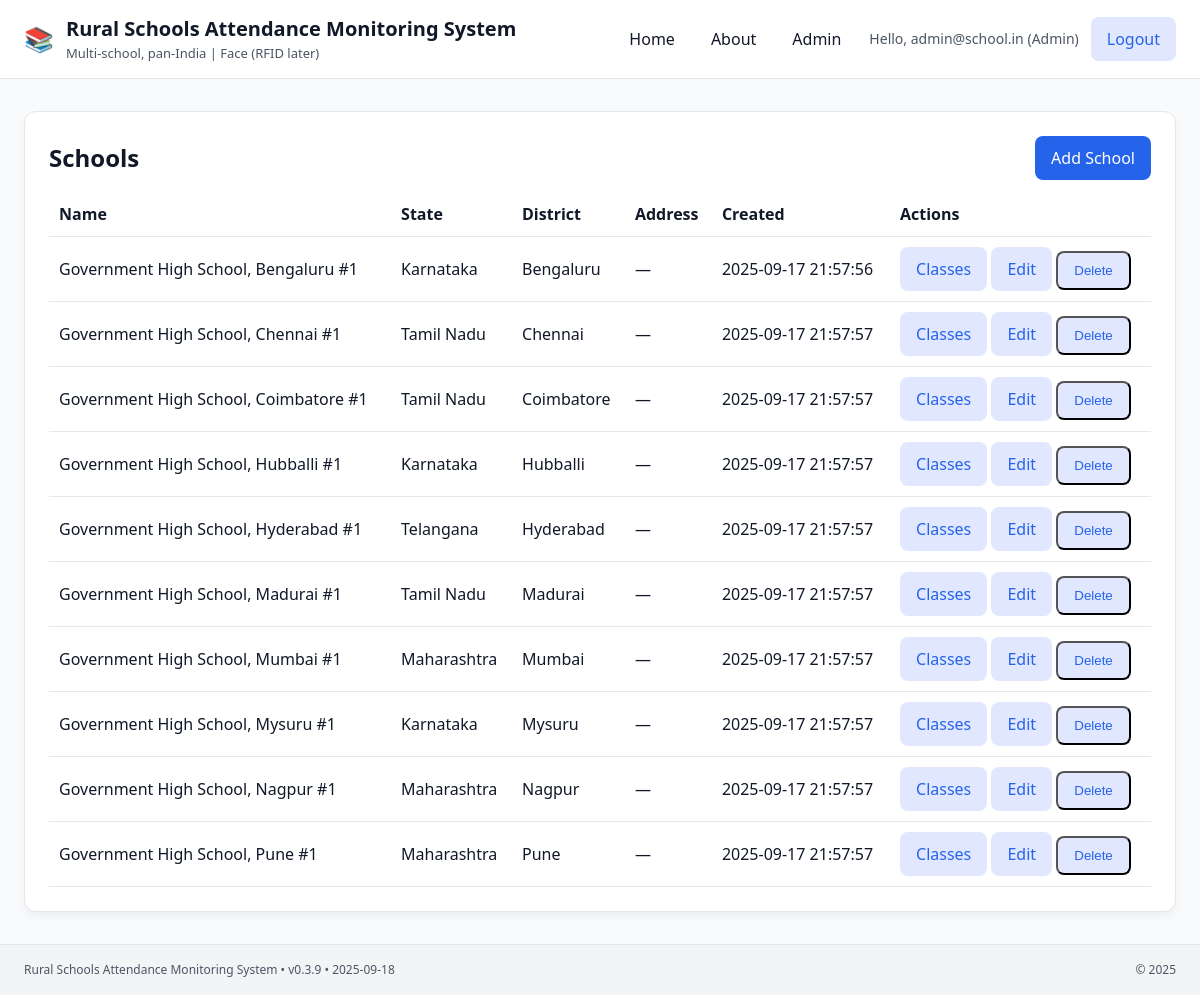
The page /admin/schools (signed in) on the database its author committed.
### tables this page shows
CREATE TABLE schools (
  id INTEGER PRIMARY KEY AUTOINCREMENT,
  name TEXT NOT NULL UNIQUE,
  address TEXT,
  state TEXT,
  district TEXT,
  is_active INTEGER NOT NULL DEFAULT 1,
  created_at DATETIME DEFAULT (datetime('now'))
);

### app.py (the view)
@app.route("/admin/schools")
@login_required
@role_required("Admin")
def admin_schools_list():
    rows = list_schools()
    return render_template("admin_schools_list.html", schools=rows)

### app.py (called while the page is built)
def current_user():
    return session.get("user")

def login_required(f):
    @wraps(f)
    def wrapper(*args, **kwargs):
        if not current_user():
            flash("Please sign in to continue.", "info")
            return redirect(url_for("login"))
        return f(*args, **kwargs)
    return wrapper

def role_required(*roles):
    def decorator(f):
        @wraps(f)
        def wrapper(*args, **kwargs):
            user = current_user()
            if not user:
                flash("Please sign in to continue.", "info")
                return redirect(url_for("login"))
            if user["role"] not in roles:
                abort(403)
            return f(*args, **kwargs)
        return wrapper
    return decorator

@app.context_processor
def inject_globals():
    return dict(
        APP_NAME=APP_NAME,
        APP_VERSION=APP_VERSION,
        APP_DATE=APP_DATE,
        current_user=current_user(),
    )

### db.py (called while the page is built)
def get_conn():
    conn = sqlite3.connect(DB_PATH)
    conn.row_factory = sqlite3.Row
    return conn

def list_schools():
    with get_conn() as conn:
        cur = conn.execute("""
            SELECT id, name, address, state, district, is_active, created_at
            FROM schools
            WHERE is_active = 1
            ORDER BY name COLLATE NOCASE
        """)
        return cur.fetchall()

### templates/admin_schools_list.html
{% extends "base.html" %}
{% block content %}
<section class="card">
  <div style="display:flex;justify-content:space-between;align-items:center">
    <h2 style="margin:0">Schools</h2>
    <a class="btn btn-primary" href="{{ url_for('admin_schools_new') }}">Add School</a>
  </div>
  {% if schools %}
    <div style="overflow:auto;margin-top:12px">
      <table style="width:100%;border-collapse:collapse">
        <thead>
          <tr style="text-align:left;border-bottom:1px solid var(--border)">
            <th style="padding:10px">Name</th>
            <th style="padding:10px">State</th>
            <th style="padding:10px">District</th>
            <th style="padding:10px">Address</th>
            <th style="padding:10px">Created</th>
            <th style="padding:10px">Actions</th>
          </tr>
        </thead>
        <tbody>
          {% for s in schools %}
          <tr style="border-bottom:1px solid var(--border)">
            <td style="padding:10px">{{ s.name }}</td>
            <td style="padding:10px">{{ s.state or '—' }}</td>
            <td style="padding:10px">{{ s.district or '—' }}</td>
            <td style="padding:10px">{{ s.address or '—' }}</td>
            <td style="padding:10px">{{ s.created_at }}</td>
            <td style="padding:10px;white-space:nowrap">
              <a class="btn btn-ghost" href="{{ url_for('admin_classes_list', school_id=s.id) }}">Classes</a>
              <a class="btn btn-ghost" href="{{ url_for('admin_schools_edit', school_id=s.id) }}">Edit</a>
              <form method="post" action="{{ url_for('admin_schools_delete', school_id=s.id) }}"
                    style="display:inline" onsubmit="return confirm('Delete this school?');">
                <button class="btn btn-ghost" type="submit">Delete</button>
              </form>
            </td>
          </tr>
          {% endfor %}
        </tbody>
      </table>
    </div>
  {% else %}
    <p style="margin-top:12px;color:var(--muted)">No schools yet. Click “Add School”.</p>
  {% endif %}
</section>
{% endblock %}

### templates/base.html (shortened to what this page needs)
<!doctype html>
<html lang="en">
<head>
</head>
<body>
  <header>
    <div class="header-inner">
      <div class="brand">
        <div class="logo" aria-hidden="true">📚</div>
        <div>
          <h1 class="app-title">Rural Schools Attendance Monitoring System</h1>
          <p class="app-subtitle">Multi-school, pan-India | Face (RFID later)</p>
        </div>
      </div>
      <nav>
        <a href="{{ url_for('index') }}">Home</a>
        <a href="#about">About</a>
        {% if current_user %}
          {% if current_user.role == "Admin" %}
            <a href="{{ url_for('dashboard_admin') }}">Admin</a>
          {% elif current_user.role == "Teacher" %}
            <a href="{{ url_for('dashboard_teacher') }}">Teacher</a>
          {% else %}
            <a href="{{ url_for('dashboard_student') }}">Student</a>
          {% endif %}
        <span style="margin-left:4px; color:var(--muted); font-size:14px">
          Hello, {{ current_user.login_id }} ({{ current_user.role }})
        </span>
        <a class="btn btn-ghost" href="{{ url_for('logout') }}">Logout</a>
        {% else %}
          <a class="btn btn-primary" href="{{ url_for('login') }}">Login</a>
        {% endif %}
      </nav>
    </div>
  </header>
  <main class="container">
    {% block content %}{% endblock %}
  </main>
  <footer>
    <div class="footer-inner">
      <span>{{ APP_NAME }} • {{ APP_VERSION }} • {{ APP_DATE }}</span>
      <span>© 2025</span>
    </div>
  </footer>
</body>
</html>

### templates/base.html (style rules this page uses)
:root { --bg:#f9fafb; --text:#111827; --muted:#4b5563; --brand:#2563eb; --brand-ghost:#e0e7ff; --card:#ffffff; --border:#e5e7eb; --header:#ffffff; --footer:#f3f4f6; }
* { box-sizing:border-box }
html,body { height:100% }
body { margin:0; background:var(--bg); color:var(--text); font-family:system-ui,-apple-system,Segoe UI,Roboto,Inter,Arial,sans-serif; line-height:1.5; }
header { position:sticky; top:0; z-index:10; background:var(--header); border-bottom:1px solid var(--border); width:100%; }
.header-inner { display:flex; align-items:center; justify-content:space-between; padding:14px 24px; }
.brand { display:flex; gap:12px; align-items:center }
.logo { font-size:24px }
.app-title { margin:0; font-size:20px; font-weight:700 }
.app-subtitle { margin:0; color:var(--muted); font-size:13px }
nav { display:flex; align-items:center; gap:12px; flex-wrap:wrap }
nav a { color:var(--text); text-decoration:none; padding:8px 12px; border-radius:8px }
.btn { display:inline-block; text-decoration:none; padding:10px 16px; border-radius:8px }
.btn-primary { background:var(--brand); color:#fff }
.btn-ghost { background:var(--brand-ghost); color:var(--brand) }
main.container { width:100%; margin:0; padding:32px 24px; }
.card { background:var(--card); border:1px solid var(--border); border-radius:12px; padding:24px; box-shadow:0 4px 10px rgba(0,0,0,.05); }
footer { border-top:1px solid var(--border); background:var(--footer); width:100%; }
.footer-inner { display:flex; justify-content:space-between; align-items:center; color:var(--muted); font-size:12px; padding:16px 24px; }

### rows shown on the page
schools: name "Government High School, Bengaluru #1", state "Karnataka", district "Bengaluru", address "—", created_at "2025-09-17 21:57:56"
schools: name "Government High School, Chennai #1", state "Tamil Nadu", district "Chennai", address "—", created_at "2025-09-17 21:57:57"
schools: name "Government High School, Coimbatore #1", state "Tamil Nadu", district "Coimbatore", address "—", created_at "2025-09-17 21:57:57"
schools: name "Government High School, Hubballi #1", state "Karnataka", district "Hubballi", address "—", created_at "2025-09-17 21:57:57"
schools: name "Government High School, Hyderabad #1", state "Telangana", district "Hyderabad", address "—", created_at "2025-09-17 21:57:57"
schools: name "Government High School, Madurai #1", state "Tamil Nadu", district "Madurai", address "—", created_at "2025-09-17 21:57:57"
schools: name "Government High School, Mumbai #1", state "Maharashtra", district "Mumbai", address "—", created_at "2025-09-17 21:57:57"
schools: name "Government High School, Mysuru #1", state "Karnataka", district "Mysuru", address "—", created_at "2025-09-17 21:57:57"
schools: name "Government High School, Nagpur #1", state "Maharashtra", district "Nagpur", address "—", created_at "2025-09-17 21:57:57"
schools: name "Government High School, Pune #1", state "Maharashtra", district "Pune", address "—", created_at "2025-09-17 21:57:57"

### other values the page prints
{{ current_user.login_id }} "admin@school.in"
{{ current_user.role }} "Admin"
{{ APP_NAME }} "Rural Schools Attendance Monitoring System"
{{ APP_VERSION }} "v0.3.9"
{{ APP_DATE }} "2025-09-18"
